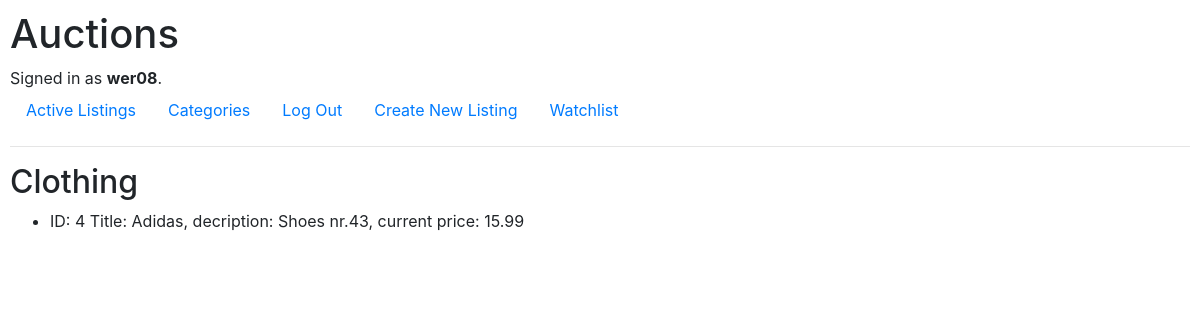
Page //category/Clothing (signed in) on the earlier database version.
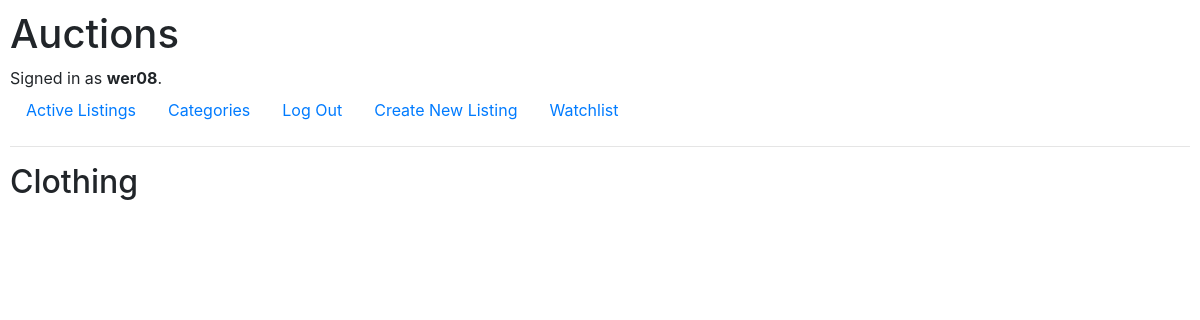
Same page on the later database version.
### auctions/models.py (models this page shows, shortened)
class AuctionListing(models.Model):
    categories = [
    ("Clothing","Clothing"),
    ("Car","Car"),
    ("RTV","RTV"),
    ("AGD","AGD"),
    ("Toy","Toy"),
    ("Home","Home")
    ]
    title = models.CharField(max_length=64)
    category = models.CharField(max_length=10, blank=True, choices=categories)
    description = models.CharField(max_length=512)
    starting_bid = models.DecimalField(max_digits=10, decimal_places=2)
    current_price = models.DecimalField(max_digits=10, decimal_places=2, null=True, blank=True)
    image = models.CharField(max_length=10240,default="https://encrypted-tbn0.gstatic.com/images?q=tbn:ANd9GcRqEWgS0uxxEYJ0PsOb2OgwyWvC0Gjp8NUdPw&usqp=CAU",blank=True,null=True)
    def __str__(self):
        return f"ID: {self.id} Title: {self.title}, decription: {self.description}, current price: {self.current_price}"

### auctions/views.py (the view)
# urls.py: path("/category/<str:category_listing>", views.category_listing, name="category_listing"),
def category_listing(request, category_listing):
    list_of_objects = AuctionListing.objects.filter(category=category_listing)
    return render(request, "auctions/category_listing.html",{
        "category_listing": category_listing,
        "list": list_of_objects
    })

### auctions/templates/auctions/category_listing.html
{% extends "auctions/layout.html" %}
{% block body %}
    <h2>{{category_listing}}</h2>
    <ul>
    {% for object in list %}
        <li>{{object}}</li>
    {% endfor %}
    </ul>
{% endblock %}

Differences in the rows shown:
removed AuctionListing: category "Clothing", id+title+description "ID: 4 Title: Adidas, decription: Shoes nr.43, current price: 15.99"
Other differences:
{{ category_listing }}: (not shown) → "Clothing"
